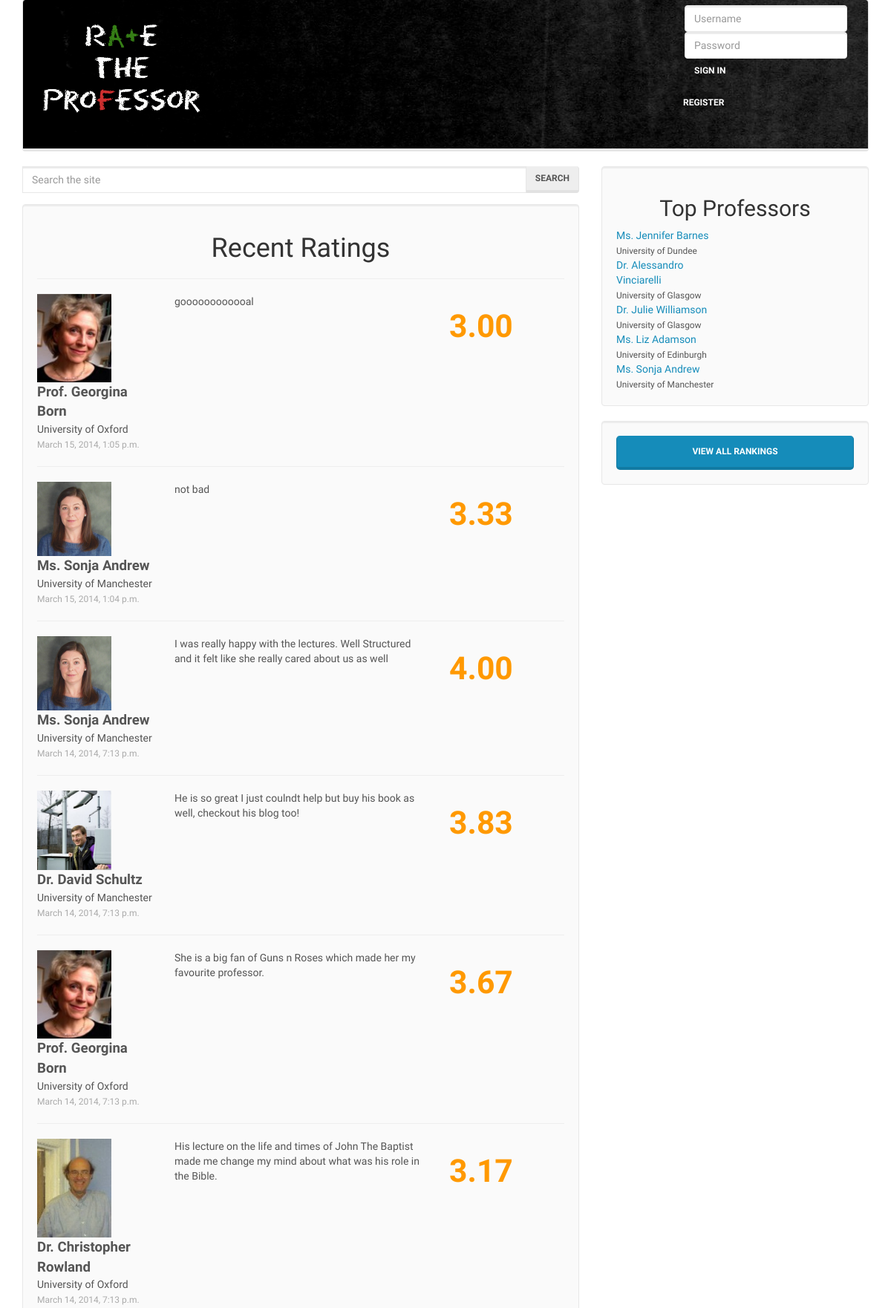
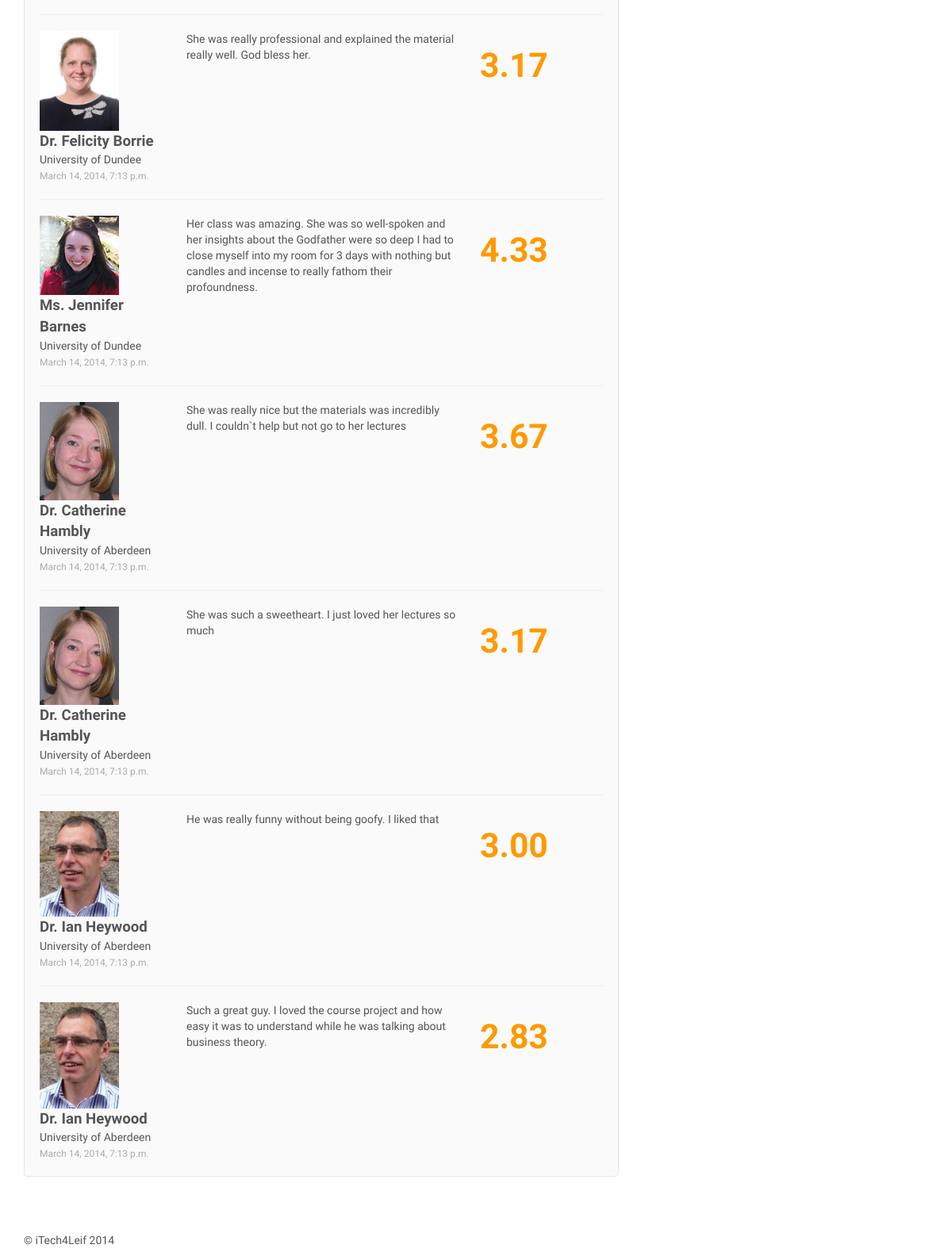
The app's page /, older data (2 pictures, top to bottom).
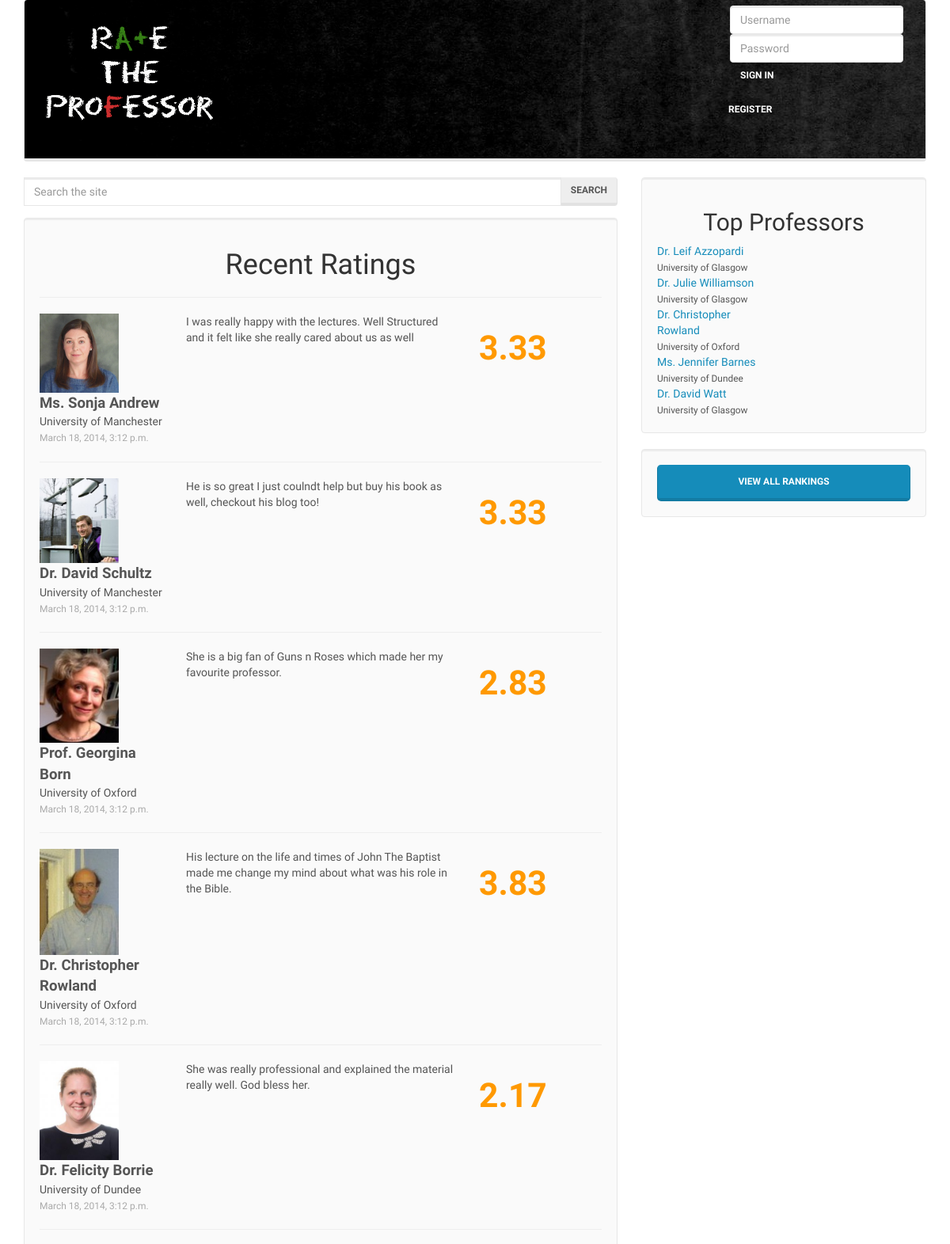
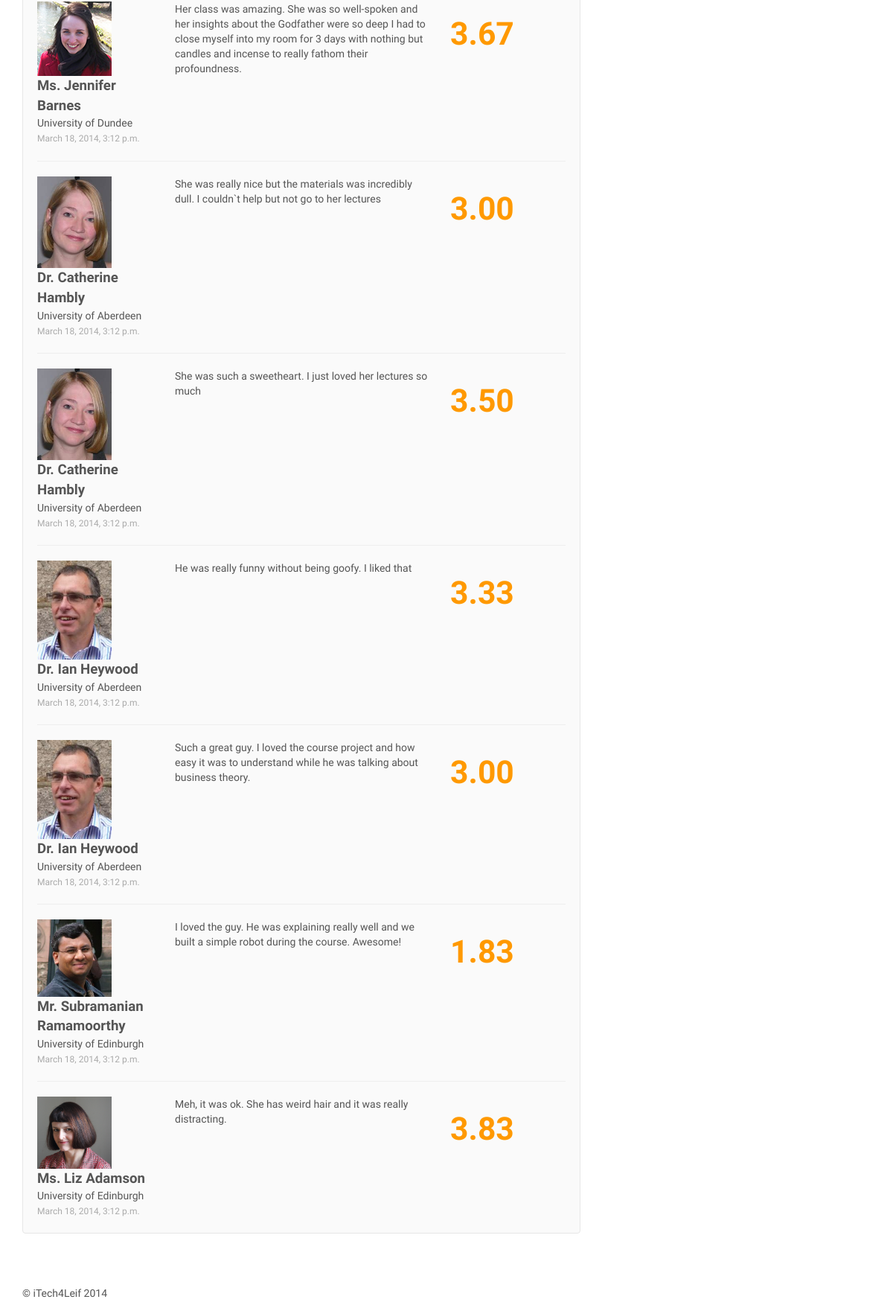
The same page, newer data (2 pictures, top to bottom).
### rate_the_professor/models.py (models this page shows, shortened)
class Rating(models.Model):
    user = models.ForeignKey(User, null=True)
    professor = models.ForeignKey(Professor)
    communication = models.DecimalField(max_digits=2, decimal_places=1, default=2.5)
    knowledge = models.DecimalField(max_digits=2, decimal_places=1, default=2.5)
    approachability = models.DecimalField(max_digits=2, decimal_places=1, default=2.5)
    enthusiasm = models.DecimalField(max_digits=2, decimal_places=1, default=2.5)
    clarity = models.DecimalField(max_digits=2, decimal_places=1, default=2.5)
    awesomeness = models.DecimalField(max_digits=2, decimal_places=1, default=2.5)
    comment = models.CharField(max_length=1024, null=False)
    datetime = models.DateTimeField(auto_now_add=True)
    def _calculate_rating(self):
        return u'%.2f' % ((self.communication + self.knowledge + self.approachability
                + self.enthusiasm + self.clarity + self.awesomeness) / 6)
    rating = property(_calculate_rating)

class Professor(models.Model):
    title = models.CharField(max_length=64)
    first_name = models.CharField(max_length=256)
    last_name = models.CharField(max_length=256)
    sum_of_communication = models.DecimalField(max_digits=10, decimal_places=1, default=2.5)
    no_of_communication = models.IntegerField(default=1)
    overall_communication = models.DecimalField(max_digits=2, decimal_places=1, default=2.5)
    sum_of_knowledge = models.DecimalField(max_digits=10, decimal_places=1, default=2.5)
    no_of_knowledge = models.IntegerField(default=1)
    overall_knowledge = models.DecimalField(max_digits=2, decimal_places=1, default=2.5)
    sum_of_approachability = models.DecimalField(max_digits=10, decimal_places=1, default=2.5)
    no_of_approachability = models.IntegerField(default=1)
    overall_approachability = models.DecimalField(max_digits=2, decimal_places=1, default=2.5)
    sum_of_enthusiasm = models.DecimalField(max_digits=10, decimal_places=1, default=2.5)
    no_of_enthusiasm = models.IntegerField(default=1)
    overall_enthusiasm = models.DecimalField(max_digits=2, decimal_places=1, default=2.5)
    sum_of_clarity = models.DecimalField(max_digits=10, decimal_places=1, default=2.5)
    no_of_clarity = models.IntegerField(default=1)
    overall_clarity = models.DecimalField(max_digits=2, decimal_places=1, default=2.5)
    sum_of_awesomeness = models.DecimalField(max_digits=10, decimal_places=1, default=2.5)
    no_of_awesomeness = models.IntegerField(default=1)
    overall_awesomeness = models.DecimalField(max_digits=2, decimal_places=1, default=2.5)
    sum_of_ratings = models.DecimalField(max_digits=10, decimal_places=1, default=2.5)
    no_of_ratings = models.IntegerField(default=1)
    overall_rating = models.DecimalField(max_digits=2, decimal_places=1, default=2.5)
    picture = models.ImageField(upload_to='professors', blank=True)
    university = models.ForeignKey(University)
    courses_taught = models.ManyToManyField(Course)
    website_url = models.URLField()
    def _full_name(self):
        return u'%s %s %s ' % (self.title, self.first_name, self.last_name)
    full_name = property(_full_name)

class University(models.Model):
    uni_name = models.CharField(max_length=256, unique=True)
    website_url = models.URLField()
    class Meta:
        verbose_name_plural = "Universities"
    def __unicode__(self):
        return self.uni_name

### rate_the_professor/views.py (the view)
# urls.py: urlpatterns = patterns('',url(r'^$', views.index, name='index')
def index(request):
    context = RequestContext(request)
    context_dict = {}
    try:
        recent_ratings = Rating.objects.order_by('-id')[:12]
        context_dict['recent_ratings'] = recent_ratings
        top_professors = Professor.objects.order_by('-overall_rating')[:5]
        context_dict['top_professors'] = top_professors
    except Rating.DoesNotExist:
        pass
    except Professor.DoesNotExist:
        pass
    context_dict = add_user_profile(request, context_dict)
    return render_to_response('rate_the_professor/index.html', context_dict, context)

### rate_the_professor/views.py (called while the page is built)
def add_user_profile(request, context_dict):
    try:
        user_id = request.user.id
        user = User.objects.get(id=user_id)
        context_dict['user'] = user
        context_dict['user_profile'] = UserProfile.objects.get(user=user)
    except User.DoesNotExist:
        pass
    except UserProfile.DoesNotExist:
        pass
    return context_dict

### templates/rate_the_professor/index.html (shortened to what this page needs)
{% extends 'rate_the_professor/base.html' %}
{% load static %}
{% block body_block %}
<div class="row">
	<div class="col-md-8">
        <div class="form-group">
			<form class="input-group" role="form" id="search_form" method="post" action="/rate_the_professor/suggest_professor/">
	            <input type="text" class="form-control" name="query" value="" id="query" autocomplete="off" placeholder="Search the site">
	            <span class="input-group-btn">
	                <button type="submit" class="btn btn-default" name="submit" value="Search">Search</button>
	            </span>
			</form>
    	</div>
		<div class="well" id="ratings-main">
			<h1 class="centered-text">Recent Ratings</h1>
			{% if recent_ratings %}
				{% for rating in recent_ratings %}
					<hr>
					<div class="row">
						<div class="col-md-3">
		                    <a href="/rate_the_professor/professor/{{ rating.professor.id }}/">
			                    <img class="comment-pic" src="/media/professors/{{ rating.professor.picture }}">
		                    </a>
							<div><strong class="big-text">{{ rating.professor.full_name }}</strong></div>
							<div>{{ rating.professor.university.uni_name }}</div>
							<div><span class="date">{{ rating.datetime }}</span></div>
						</div>
						<div class="col-md-6">{{ rating.comment }}</div>
						<div class="col-md-3">
							<h2 class="number-rating">{{ rating.rating }}</h2>
						</div>
					</div>
				{% endfor %}
			{% else %}
			<strong>There are no ratings present.</strong>
			{% endif %}
		</div>
	</div>
	<div class="col-md-4">
		<div class="well">
			<h2 class="centered-text">Top Professors</h2>
            {% include "rate_the_professor/top_rating.html" with professors=top_professors %}
		</div>
        <div class="well">
            <a href="/rate_the_professor/ranking/" class="btn btn-primary btn-lg btn-block">View All Rankings</a>
		</div>
	</div>
</div>
{% endblock %}

### templates/rate_the_professor/top_rating.html (shortened to what this page needs)
{% if professors %}
    {% for professor in professors %}
        <div class="row">
            <div class="col-md-6">
                <a href="/rate_the_professor/professor/{{ professor.id }}/">{{ professor.full_name }}</a>
                <br><small>{{ professor.university }}</small>
            </div>
            <div class="col-md-6 big-rating" title="{{ professor.overall_rating }} stars">{{ professor.overall_rating }}</div>
        </div>
    {% endfor %}
{% else %}
    <strong>There are no professors present.</strong>
{% endif %}

Row changes from the older to the newer data that the page shows:
removed Rating: professor.picture (picture), professor.full_name "Prof. Georgina Born", professor.university.uni_name "University of Oxford", datetime "March 15, 2014, 1:05 p.m.", comment "goooooooooooal", rating "3.00"
removed Rating: professor.picture (picture), professor.full_name "Ms. Sonja Andrew", professor.university.uni_name "University of Manchester", datetime "March 15, 2014, 1:04 p.m.", comment "not bad", rating "3.33"
no longer on this page (row edited): Professor: full_name "Dr. Alessandro Vinciarelli", university "University of Glasgow"
no longer on this page (row edited): Professor: full_name "Ms. Liz Adamson", university "University of Edinburgh"
no longer on this page (row edited): Professor: full_name "Ms. Sonja Andrew", university "University of Manchester"
changed Rating "Ms. Sonja Andrew": datetime "March 14, 2014, 7:13 p.m." → "March 18, 2014, 3:12 p.m."; rating "4.00" → "3.33"
changed Rating "Dr. David Schultz": datetime "March 14, 2014, 7:13 p.m." → "March 18, 2014, 3:12 p.m."; rating "3.83" → "3.33"
changed Rating "She is a big fan of Guns n Roses which made her my favourite professor.": datetime "March 14, 2014, 7:13 p.m." → "March 18, 2014, 3:12 p.m."; rating "3.67" → "2.83"
changed Rating "Dr. Christopher Rowland": datetime "March 14, 2014, 7:13 p.m." → "March 18, 2014, 3:12 p.m."; rating "3.17" → "3.83"
changed Rating "Dr. Felicity Borrie": datetime "March 14, 2014, 7:13 p.m." → "March 18, 2014, 3:12 p.m."; rating "3.17" → "2.17"
changed Rating "Ms. Jennifer Barnes": datetime "March 14, 2014, 7:13 p.m." → "March 18, 2014, 3:12 p.m."; rating "4.33" → "3.67"
changed Rating (number 7 of 12 on the later page): datetime "March 14, 2014, 7:13 p.m." → "March 18, 2014, 3:12 p.m."; rating "3.67" → "3.00"
changed Rating "She was such a sweetheart. I just loved her lectures so much": datetime "March 14, 2014, 7:13 p.m." → "March 18, 2014, 3:12 p.m."; rating "3.17" → "3.50"
changed Rating "He was really funny without being goofy. I liked that": datetime "March 14, 2014, 7:13 p.m." → "March 18, 2014, 3:12 p.m."; rating "3.00" → "3.33"
changed Rating (number 10 of 12 on the later page): datetime "March 14, 2014, 7:13 p.m." → "March 18, 2014, 3:12 p.m."; rating "2.83" → "3.00"
now on this page (row edited): Rating: professor.picture (picture), professor.full_name "Mr. Subramanian Ramamoorthy", professor.university.uni_name "University of Edinburgh", datetime "March 18, 2014, 3:12 p.m.", comment "I loved the guy. He was explaining really well and we built a simple robot during the course. Awesome!", rating "1.83"
now on this page (row edited): Rating: professor.picture (picture), professor.full_name "Ms. Liz Adamson", professor.university.uni_name "University of Edinburgh", datetime "March 18, 2014, 3:12 p.m.", comment "Meh, it was ok. She has weird hair and it was really distracting.", rating "3.83"
now on this page (row edited): Professor: full_name "Dr. Leif Azzopardi", university "University of Glasgow"
changed Professor "Dr. Julie Williamson": moves up the list
now on this page (row edited): Professor: full_name "Dr. Christopher Rowland", university "University of Oxford"
now on this page (row edited): Professor: full_name "Dr. David Watt", university "University of Glasgow"
